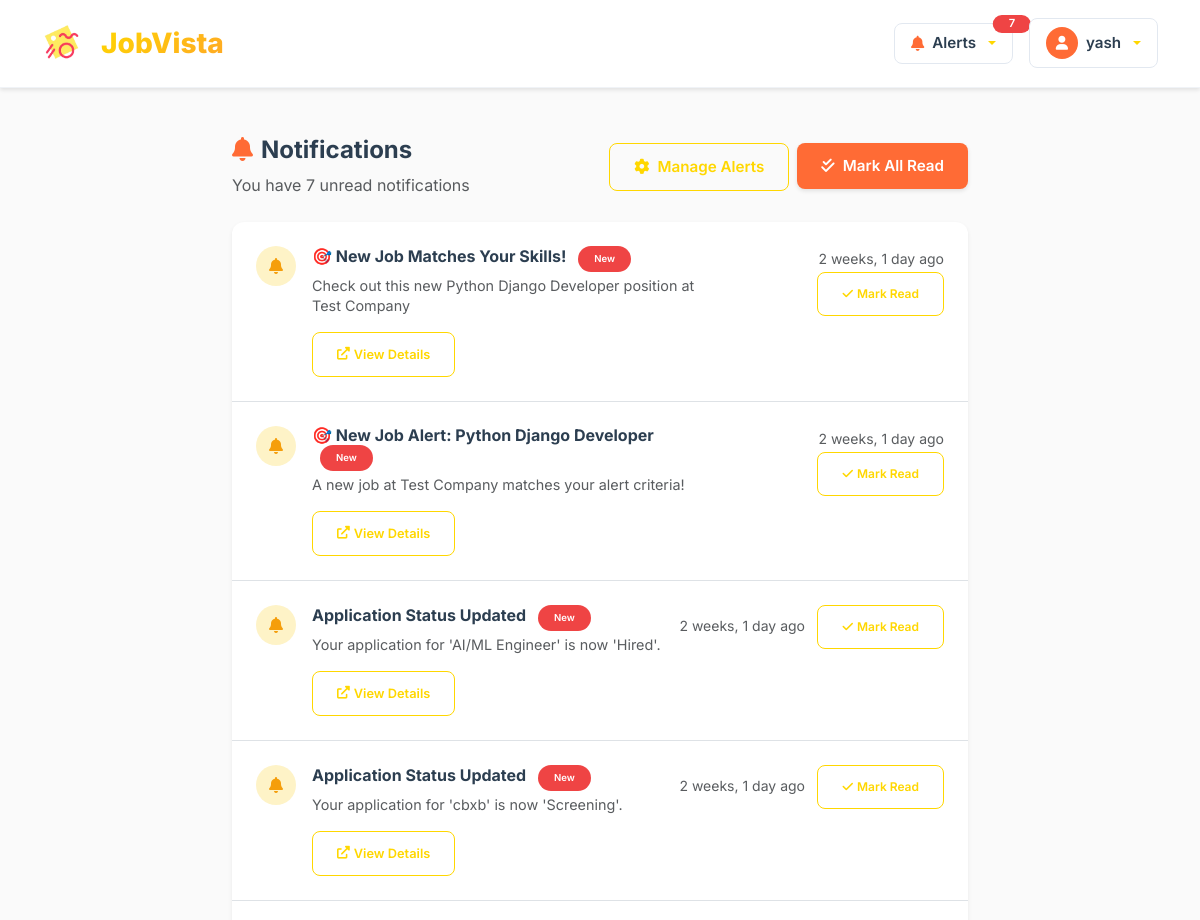
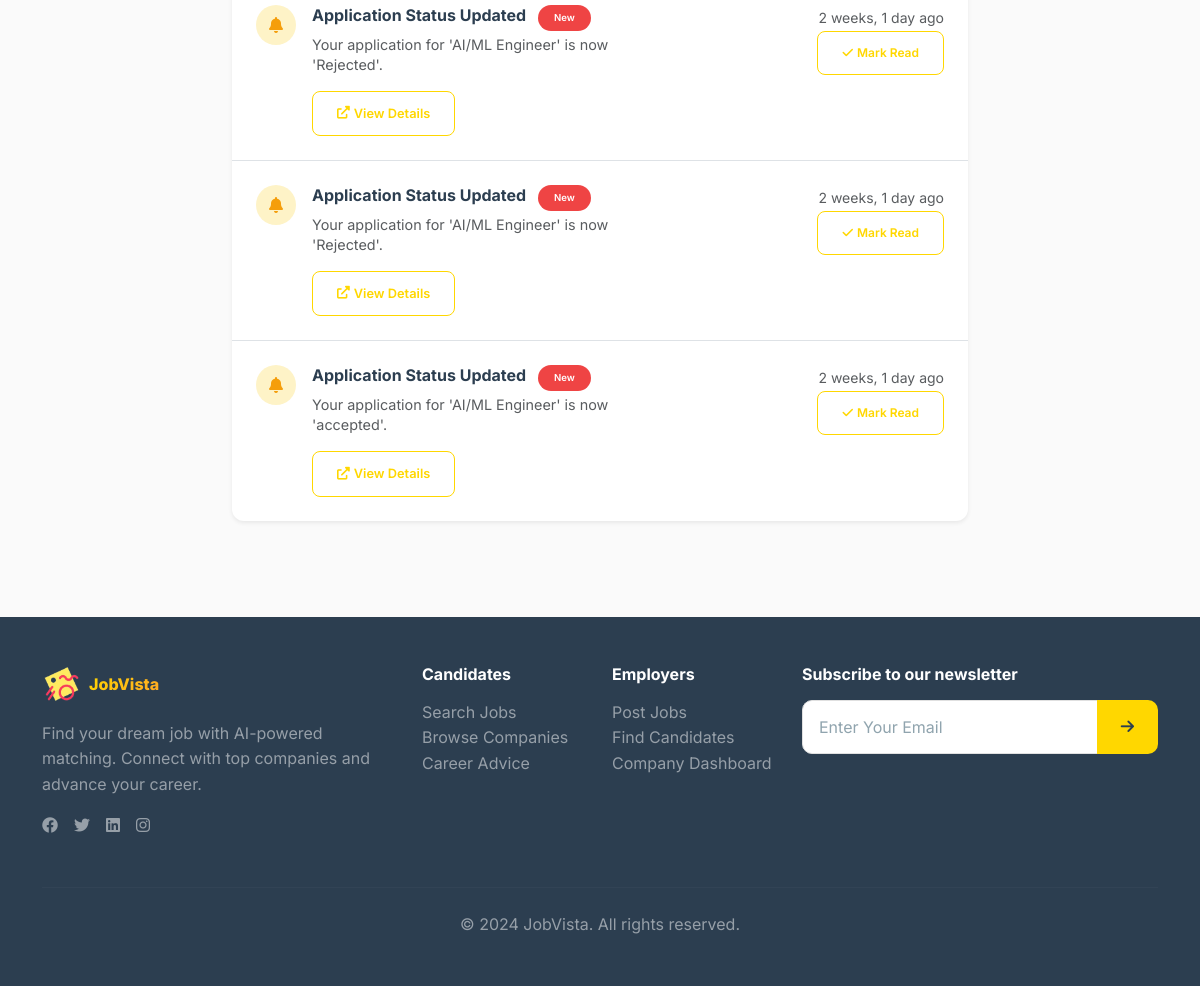
Before: /notifications/ (signed in) with the older database file (2 pictures, top to bottom).
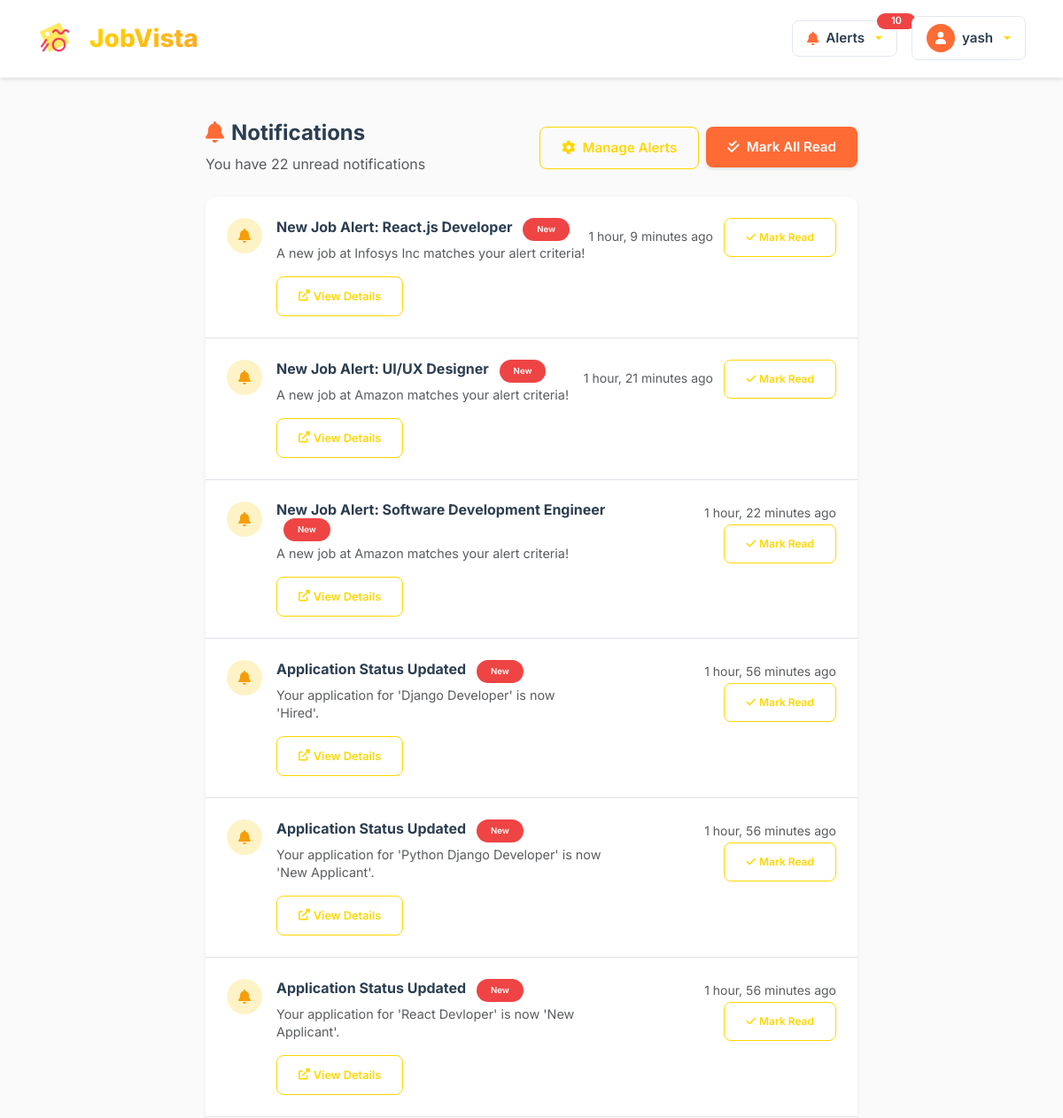
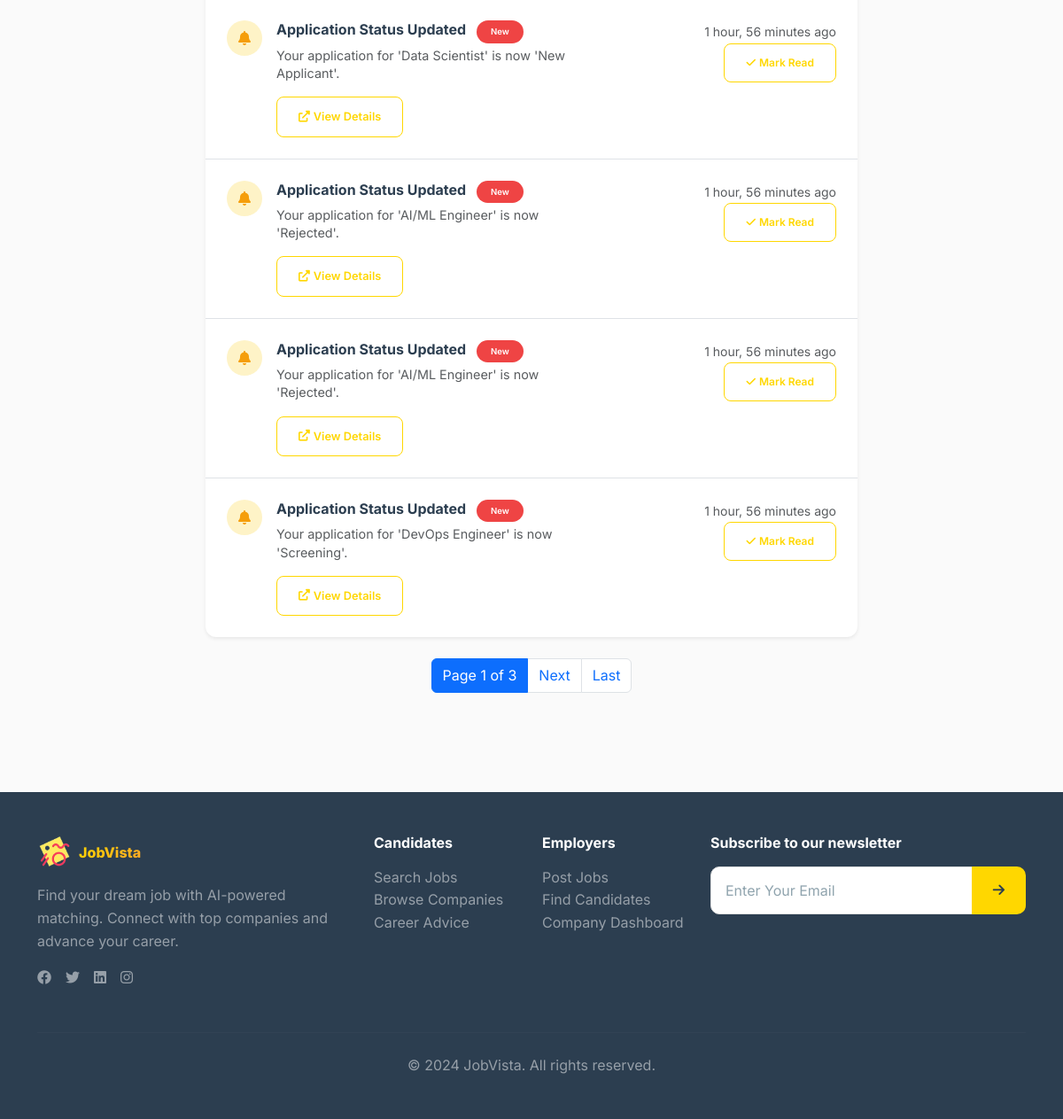
After: the same page with the newer database file (2 pictures, top to bottom).
### accounts/models.py (models this page shows, shortened)
class Notification(models.Model):
    user = models.ForeignKey(User, on_delete=models.CASCADE, related_name='notifications')
    title = models.CharField(max_length=200)
    message = models.TextField()
    link = models.CharField(max_length=300, blank=True)
    is_read = models.BooleanField(default=False)
    created_at = models.DateTimeField(auto_now_add=True)

### accounts/views.py (the view, shortened to what this page needs)
# urls.py: path('notifications/', notifications_view, name='notifications'),
@login_required
def notifications_view(request):
    notifications = Notification.objects.filter(user=request.user).order_by('-created_at')
    from django.core.paginator import Paginator
    paginator = Paginator(notifications, 10)
    page_number = request.GET.get('page')
    page_obj = paginator.get_page(page_number)
    context = {
        'notifications': page_obj,
        'total_notifications': notifications.count(),
        'unread_count': notifications.filter(is_read=False).count(),
    }
    return render(request, 'accounts/notifications.html', context)

### accounts/context_processors.py (called while the page is built)
def notifications_context(request):
    if request.user.is_authenticated:
        try:
            notifications = Notification.objects.filter(
                user=request.user,
                is_read=False
            ).order_by('-created_at')[:5]
            return {'notifications': notifications}
        except Exception:
            return {'notifications': []}
    return {'notifications': []}

### templates/accounts/notifications.html (shortened to what the changed rows need)
{% extends 'base.html' %}
{% load static %}
{% block content %}
<div class="container py-5">
    <div class="row justify-content-center">
        <div class="col-lg-8">
            <div class="d-flex justify-content-between align-items-center mb-4">
                <div>
                    <h1 class="display-6 font-bold mb-2" style="color: var(--text-primary);">
                        <i class="fas fa-bell me-2" style="color: var(--accent);"></i>Notifications
                    </h1>
                    <p class="text-muted mb-0">
                        {% if unread_count > 0 %}
                            You have {{ unread_count }} unread notification{{ unread_count|pluralize }}
                        {% else %}
                            All caught up! No new notifications.
                        {% endif %}
                    </p>
                </div>
            </div>
            {% if notifications %}
                <div class="card border-0 shadow-sm">
                    <div class="card-body p-0">
                        {% for notification in notifications %}
                        <div class="d-flex align-items-start gap-3 p-4 {% if not forloop.last %}border-bottom{% endif %}" style="border-color: #f1f5f9;">
                            <div class="flex-shrink-0">
                                <div class="rounded-circle d-flex align-items-center justify-content-center"
                                     style="width: 40px; height: 40px; background: {% if notification.is_read %}#f8fafc{% else %}#fef3c7{% endif %}; color: {% if notification.is_read %}#64748b{% else %}#f59e0b{% endif %};">
                                    <i class="fas fa-bell" style="font-size: 1rem;"></i>
                                </div>
                            </div>
                            <div class="flex-grow-1">
                                <div class="d-flex justify-content-between align-items-start mb-2">
                                    <div>
                                        <h6 class="font-semibold mb-1 {% if not notification.is_read %}font-bold{% endif %}"
                                            style="color: var(--text-primary);">
                                            {{ notification.title }}
                                            {% if not notification.is_read %}
                                            <span class="badge" style="background: #ef4444; color: white; font-size: 0.6rem; margin-left: 0.5rem;">New</span>
                                            {% endif %}
                                        </h6>
                                        <p class="text-muted mb-2" style="font-size: 0.9rem; line-height: 1.4;">
                                            {{ notification.message }}
                                        </p>
                                    </div>
                                    <div class="text-end">
                                        <small class="text-muted">{{ notification.created_at|timesince }} ago</small>
                                        {% if not notification.is_read %}
                                        <form method="POST" class="d-inline ms-2">
                                            <button type="submit" class="btn btn-sm btn-outline" style="font-size: 0.75rem;">
                                                <i class="fas fa-check me-1"></i>Mark Read
                                            </button>
                                        </form>
                                        {% endif %}
                                    </div>
                                </div>
                                {% if notification.link %}
                                <a href="{{ notification.link }}" class="btn btn-sm btn-outline" style="font-size: 0.8rem;">
                                    <i class="fas fa-external-link-alt me-1"></i>View Details
                                </a>
                                {% endif %}
                            </div>
                        </div>
                        {% endfor %}
                    </div>
                </div>
                {% if notifications.has_other_pages %}
                <nav aria-label="Notifications pagination" class="mt-4">
                    <ul class="pagination justify-content-center">
                        <li class="page-item active">
                            <span class="page-link">
                                Page {{ notifications.number }} of {{ notifications.paginator.num_pages }}
                            </span>
                        </li>
                        {% if notifications.has_next %}
                            <li class="page-item">
                                <a class="page-link" href="?page={{ notifications.next_page_number }}">Next</a>
                            </li>
                            <li class="page-item">
                                <a class="page-link" href="?page={{ notifications.paginator.num_pages }}">Last</a>
                            </li>
                        {% endif %}
                    </ul>
                </nav>
                {% endif %}
            {% endif %}
        </div>
    </div>
</div>
{% endblock %}

### templates/base.html (shortened to what the changed rows need)
{% load static %}
<!DOCTYPE html>
<html lang="en">
<head>
    <link href="https://cdn.jsdelivr.net/npm/bootstrap@5.3.0/dist/css/bootstrap.min.css" rel="stylesheet">
    <link rel="stylesheet" href="https://cdnjs.cloudflare.com/ajax/libs/font-awesome/6.0.0/css/all.min.css">
</head>
<body {% if user.is_authenticated and user.customuser.role == 'company' %}class="company-theme"{% endif %}>
    <nav class="navbar">
    <div class="container">
        <div class="d-flex align-items-center justify-content-between w-100">
            <div class="d-flex align-items-center gap-2">
                        {% if user.is_authenticated %}
                    <div class="dropdown me-2">
                        <button class="btn btn-outline dropdown-toggle d-flex align-items-center gap-2 position-relative" type="button" id="alertsDropdown" data-bs-toggle="dropdown" aria-expanded="false" style="border: 1px solid #e2e8f0; border-radius: 8px; padding: 0.5rem 1rem; background: white;">
                            <i class="fas fa-bell" style="color: var(--accent);"></i>
                            <span class="font-medium" style="color: var(--text-primary);">Alerts</span>
                            {% if notifications %}
                            <span class="position-absolute top-0 start-100 translate-middle badge rounded-pill" style="background: #ef4444; color: white; font-size: 0.7rem; min-width: 18px; height: 18px;">
                                {{ notifications|length }}
                            </span>
                            {% endif %}
                                </button>
                </div>
                {% else %}
                    <a href="{% url 'login' %}" class="btn btn-secondary">Sign In</a>
                    <a href="{% url 'signup' %}" class="btn btn-primary">Sign Up</a>
                {% endif %}
            </div>
            </div>
        </div>
    </nav>
    <main>
        {% block content %}
        {% endblock %}
    </main>
</body>
</html>

Changed rows visible on the page:
no longer on this page (row unchanged): Notification: title "🎯 New Job Matches Your Skills!", is_read "New", message "Check out this new Python Django Developer position at Test Company", created_at "2 weeks, 1 day"
no longer on this page (row unchanged): Notification: title "🎯 New Job Alert: Python Django Developer", is_read "New", message "A new job at Test Company matches your alert criteria!", created_at "2 weeks, 1 day"
no longer on this page (row unchanged): Notification: title "Application Status Updated", is_read "New", message "Your application for 'AI/ML Engineer' is now 'Hired'.", created_at "2 weeks, 1 day"
no longer on this page (row unchanged): Notification: title "Application Status Updated", is_read "New", message "Your application for 'cbxb' is now 'Screening'.", created_at "2 weeks, 1 day"
no longer on this page (row unchanged): Notification: title "Application Status Updated", is_read "New", message "Your application for 'AI/ML Engineer' is now 'Rejected'.", created_at "2 weeks, 1 day"
no longer on this page (row unchanged): Notification: title "Application Status Updated", is_read "New", message "Your application for 'AI/ML Engineer' is now 'Rejected'.", created_at "2 weeks, 1 day"
no longer on this page (row unchanged): Notification: title "Application Status Updated", is_read "New", message "Your application for 'AI/ML Engineer' is now 'accepted'.", created_at "2 weeks, 1 day"
added Notification: title "New Job Alert: React.js Developer", is_read "New", message "A new job at Infosys Inc matches your alert criteria!", created_at "1 hour, 9 minutes"
added Notification: title "New Job Alert: UI/UX Designer", is_read "New", message "A new job at Amazon matches your alert criteria!", created_at "1 hour, 21 minutes"
added Notification: title "New Job Alert: Software Development Engineer", is_read "New", message "A new job at Amazon matches your alert criteria!", created_at "1 hour, 22 minutes"
added Notification: title "Application Status Updated", is_read "New", message "Your application for 'Django Developer' is now 'Hired'.", created_at "1 hour, 56 minutes"
added Notification: title "Application Status Updated", is_read "New", message "Your application for 'Python Django Developer' is now 'New Applicant'.", created_at "1 hour, 56 minutes"
added Notification: title "Application Status Updated", is_read "New", message "Your application for 'React Devloper' is now 'New Applicant'.", created_at "1 hour, 56 minutes"
added Notification: title "Application Status Updated", is_read "New", message "Your application for 'Data Scientist' is now 'New Applicant'.", created_at "1 hour, 56 minutes"
added Notification: title "Application Status Updated", is_read "New", message "Your application for 'AI/ML Engineer' is now 'Rejected'.", created_at "1 hour, 56 minutes"
added Notification: title "Application Status Updated", is_read "New", message "Your application for 'AI/ML Engineer' is now 'Rejected'.", created_at "1 hour, 56 minutes"
added Notification: title "Application Status Updated", is_read "New", message "Your application for 'DevOps Engineer' is now 'Screening'.", created_at "1 hour, 56 minutes"
Other visible differences:
{{ notifications|length }}: "7" → "10"
{{ unread_count }}: "7" → "22"
{{ notifications.number }}: (not shown) → "1"
{{ notifications.paginator.num_pages }}: (not shown) → "3"
text now shown: "Page of Next Last"
